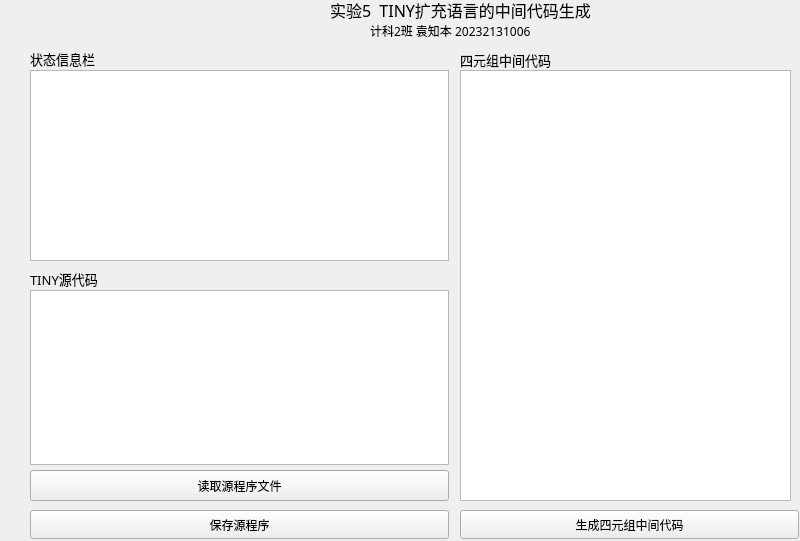
<?xml version="1.0" encoding="UTF-8"?>
<ui version="4.0">
 <class>Widget</class>
 <widget class="QWidget" name="Widget">
  <property name="geometry">
   <rect>
    <x>0</x>
    <y>0</y>
    <width>800</width>
    <height>541</height>
   </rect>
  </property>
  <property name="windowTitle">
   <string>Widget</string>
  </property>
  <widget class="QLabel" name="label_2">
   <property name="geometry">
    <rect>
     <x>370</x>
     <y>20</y>
     <width>171</width>
     <height>21</height>
    </rect>
   </property>
   <property name="font">
    <font>
     <family>Adobe 仿宋 Std R</family>
     <pointsize>9</pointsize>
     <weight>50</weight>
     <bold>false</bold>
    </font>
   </property>
   <property name="text">
    <string>计科2班 袁知本 20232131006</string>
   </property>
  </widget>
  <widget class="QLabel" name="label_1">
   <property name="geometry">
    <rect>
     <x>330</x>
     <y>0</y>
     <width>271</width>
     <height>20</height>
    </rect>
   </property>
   <property name="font">
    <font>
     <family>Adobe 仿宋 Std R</family>
     <pointsize>12</pointsize>
    </font>
   </property>
   <property name="text">
    <string>实验5  TINY扩充语言的中间代码生成</string>
   </property>
  </widget>
  <widget class="QLabel" name="label_3">
   <property name="geometry">
    <rect>
     <x>30</x>
     <y>50</y>
     <width>419</width>
     <height>17</height>
    </rect>
   </property>
   <property name="font">
    <font>
     <family>Adobe 仿宋 Std R</family>
     <pointsize>10</pointsize>
     <weight>50</weight>
     <bold>false</bold>
    </font>
   </property>
   <property name="text">
    <string>状态信息栏</string>
   </property>
  </widget>
  <widget class="QPlainTextEdit" name="plainTextEdit_Status">
   <property name="geometry">
    <rect>
     <x>30</x>
     <y>70</y>
     <width>419</width>
     <height>191</height>
    </rect>
   </property>
  </widget>
  <widget class="QPlainTextEdit" name="plainTextEdit_Tiny">
   <property name="geometry">
    <rect>
     <x>30</x>
     <y>290</y>
     <width>419</width>
     <height>175</height>
    </rect>
   </property>
  </widget>
  <widget class="QLabel" name="label_4">
   <property name="geometry">
    <rect>
     <x>30</x>
     <y>270</y>
     <width>419</width>
     <height>17</height>
    </rect>
   </property>
   <property name="font">
    <font>
     <family>Adobe 仿宋 Std R</family>
     <pointsize>10</pointsize>
     <weight>50</weight>
     <bold>false</bold>
    </font>
   </property>
   <property name="text">
    <string>TINY源代码</string>
   </property>
  </widget>
  <widget class="QPushButton" name="pushButton_Load">
   <property name="geometry">
    <rect>
     <x>30</x>
     <y>470</y>
     <width>419</width>
     <height>31</height>
    </rect>
   </property>
   <property name="font">
    <font>
     <family>Adobe 仿宋 Std R</family>
     <weight>50</weight>
     <bold>false</bold>
    </font>
   </property>
   <property name="text">
    <string>读取源程序文件</string>
   </property>
  </widget>
  <widget class="QPushButton" name="pushButton_Save">
   <property name="geometry">
    <rect>
     <x>30</x>
     <y>510</y>
     <width>419</width>
     <height>29</height>
    </rect>
   </property>
   <property name="font">
    <font>
     <family>Adobe 仿宋 Std R</family>
     <weight>50</weight>
     <bold>false</bold>
    </font>
   </property>
   <property name="text">
    <string>保存源程序</string>
   </property>
  </widget>
  <widget class="QPushButton" name="pushButton_Generate">
   <property name="geometry">
    <rect>
     <x>460</x>
     <y>510</y>
     <width>339</width>
     <height>29</height>
    </rect>
   </property>
   <property name="font">
    <font>
     <family>Adobe 仿宋 Std R</family>
     <weight>50</weight>
     <bold>false</bold>
    </font>
   </property>
   <property name="text">
    <string>生成四元组中间代码</string>
   </property>
  </widget>
  <widget class="QLabel" name="label_5">
   <property name="geometry">
    <rect>
     <x>460</x>
     <y>50</y>
     <width>331</width>
     <height>20</height>
    </rect>
   </property>
   <property name="font">
    <font>
     <family>Adobe 仿宋 Std R</family>
     <pointsize>10</pointsize>
     <weight>50</weight>
     <bold>false</bold>
    </font>
   </property>
   <property name="text">
    <string>四元组中间代码</string>
   </property>
  </widget>
  <widget class="QPlainTextEdit" name="plainTextEdit_Generate">
   <property name="geometry">
    <rect>
     <x>460</x>
     <y>70</y>
     <width>331</width>
     <height>431</height>
    </rect>
   </property>
  </widget>
 </widget>
 <resources/>
 <connections/>
</ui>
